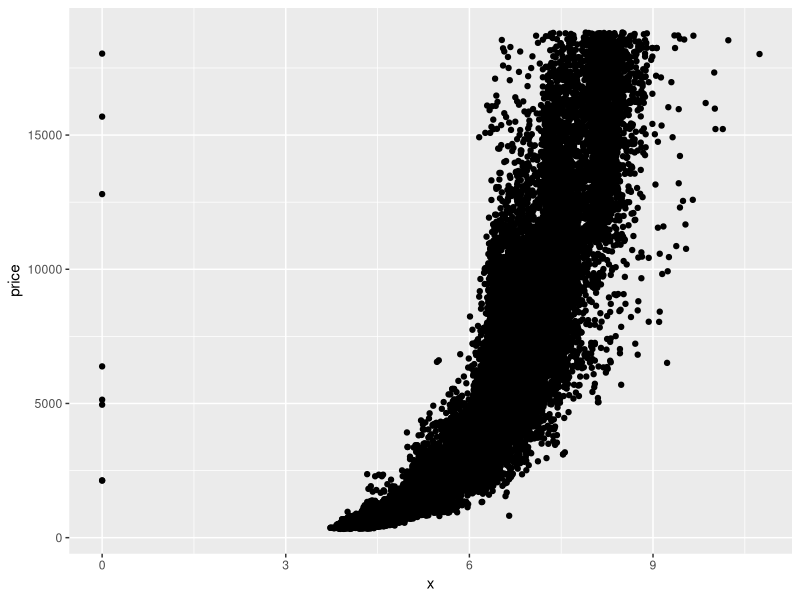
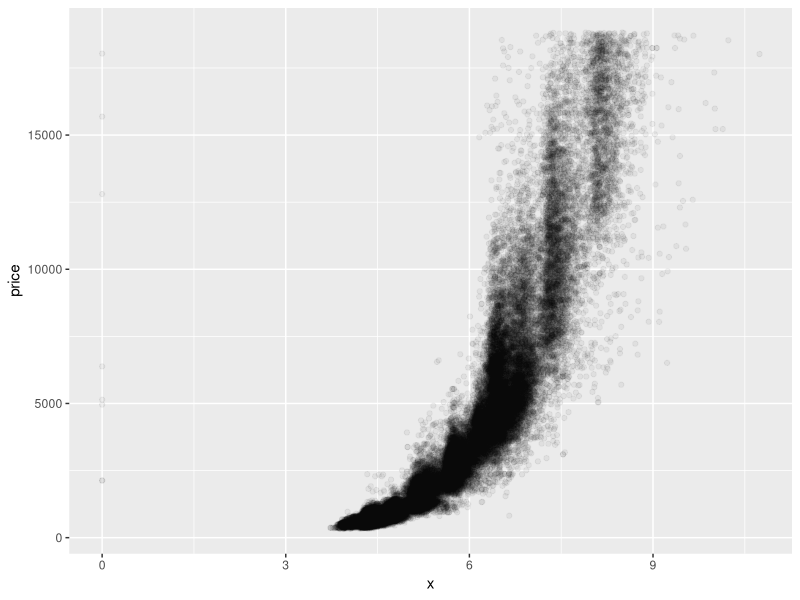
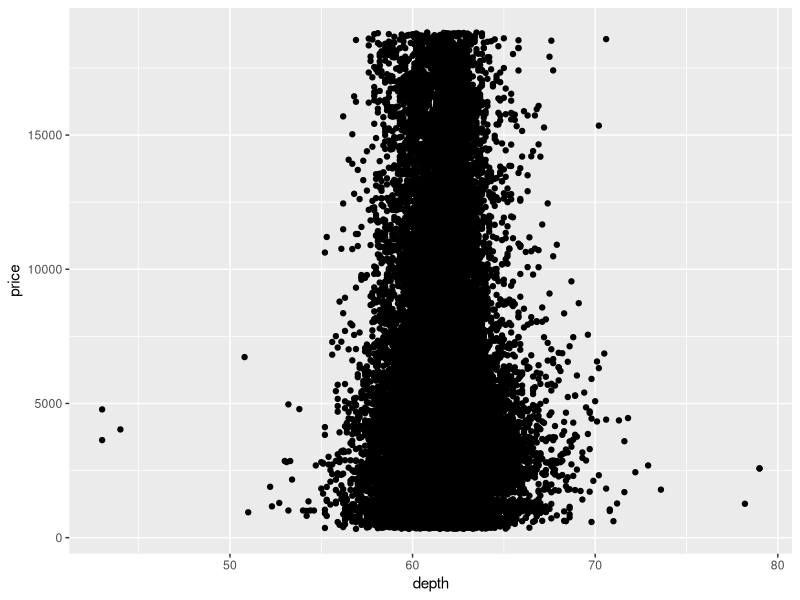
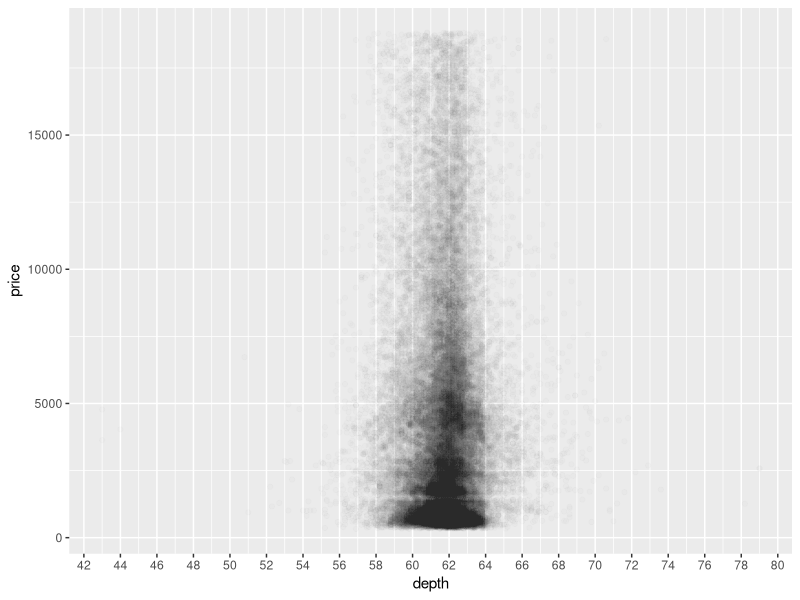
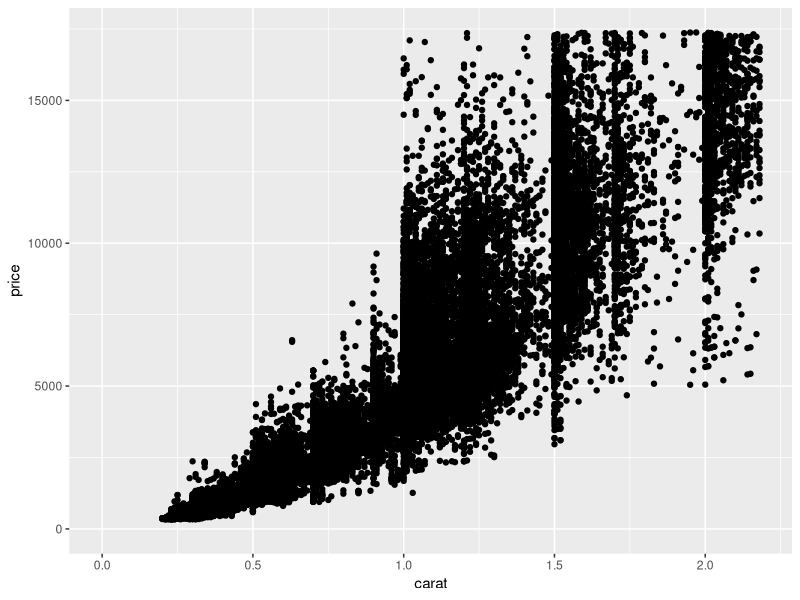
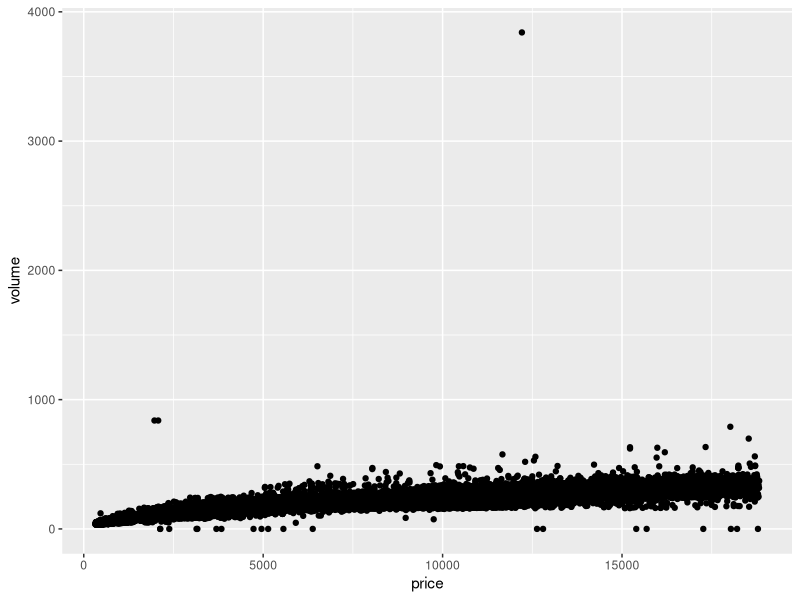
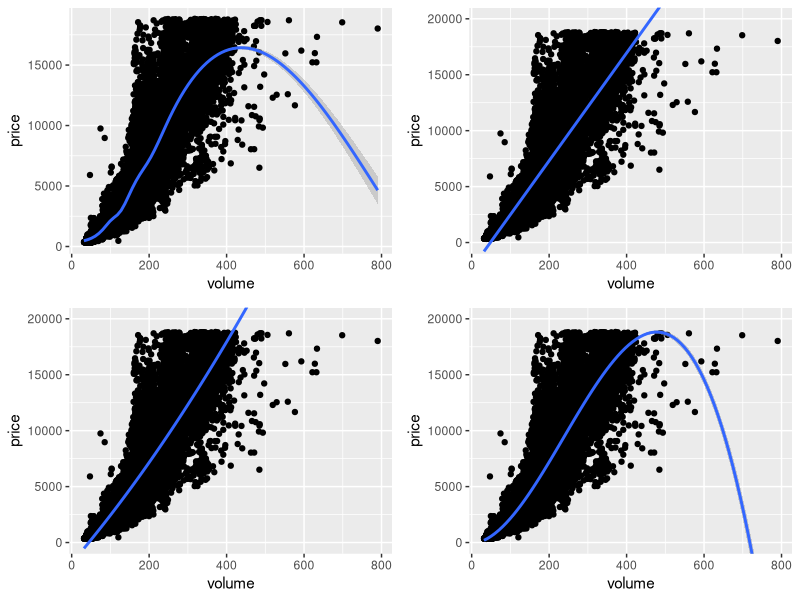
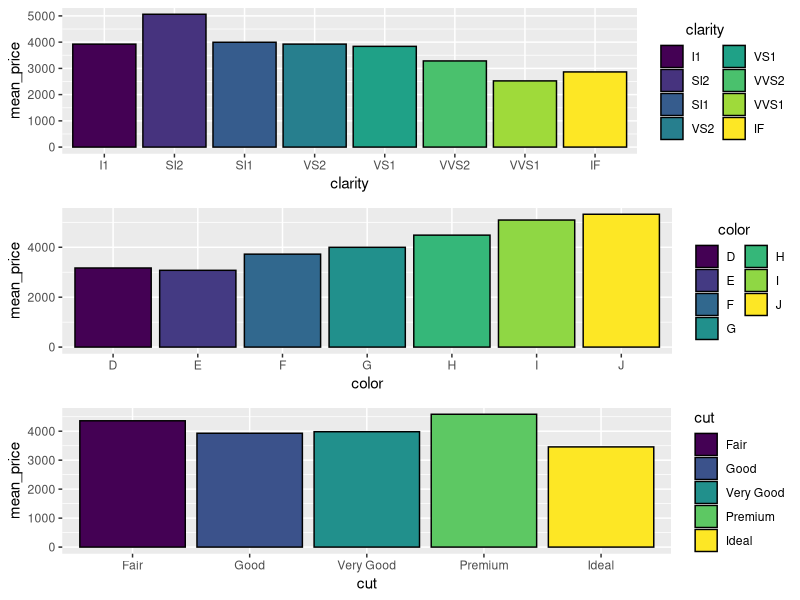

These charts were generated, in order, by the following R code:
## ---- chunk 1
library (tidyverse)
library(gridExtra)
## ---- chunk 2
data(diamonds)
head(diamonds)
## ---- chunk 3
ggplot(diamonds) +
  geom_point(mapping = aes(x = x, y = price))

ggplot(diamonds) +
  geom_point(mapping = aes(x = x, y = price), alpha = 0.05)
## ---- chunk 4
with(diamonds, cor.test( price, x, method = "pearson"))
with(diamonds, cor.test( price, y, method = "pearson"))
with(diamonds, cor.test( price, z, method = "pearson"))

## ---- chunk 5

ggplot(diamonds) +
  geom_point(mapping = aes (x = depth, y = price))


## ---- chunk 6
ggplot(diamonds) +
  geom_point(mapping = aes (x = depth, y = price), alpha = 0.01) + 
    scale_x_continuous(breaks = seq(0,100, by = 2))
## ---- chunk 7
with(diamonds, cor.test(price, depth, method = "pearson"))
## ---- chunk 8
ggplot(data = diamonds,aes(x = carat, y = price)) + 
  xlim(0,quantile (diamonds$carat,0.99)) +
  ylim(0,quantile (diamonds$price,0.99)) +
  geom_point()
## ---- chunk 9
diamonds$volume <- diamonds$x*diamonds$y*diamonds$z

head(diamonds,3)
ggplot(data = diamonds, aes(x = price, y = volume)) +
  geom_point()
## ---- chunk 10
with(subset(diamonds, (volume > 0) & (volume <= 800)),cor.test(volume,price))
## ---- chunk 11
p1 <- ggplot(data = subset(diamonds, (volume > 0) & (volume <= 800)),
       aes(x = volume, y = price)) +
  geom_point() 

# Default smoother
p2 <- p1 + geom_smooth()

# looking at a linear fit,
p3 <- p1 + stat_smooth(method = "lm", formula = y ~ x, size = 1) + coord_cartesian(ylim = c(0,20000))

# Looking at polynimoal functions of order 2
p4 <- p1 + stat_smooth(method = "lm", formula = y ~ poly(x, 2), size = 1) + coord_cartesian(ylim = c(0,20000))

# Looking at polynimoal functions of order 3
p5 <- p1 + stat_smooth(method = "lm", formula = y ~ poly(x, 3), size = 1) + coord_cartesian(ylim = c(0,20000))

grid.arrange(p2,p3,p4,p5,ncol =2)
## ---- chunk 12
diamondsByClarity <- diamonds %>%
  group_by(clarity) %>%
  summarise(mean_price = mean(price), 
            median_price = median(price), 
            min_price = min(price), 
            max_price = max(price), 
            n= n())
diamondsByClarity
## ---- chunk 13
diamonds_by_clarity <- group_by(diamonds, clarity)
diamonds_mp_by_clarity <- summarise(diamonds_by_clarity, mean_price = mean(price))

diamonds_by_color <- group_by(diamonds, color)
diamonds_mp_by_color <- summarise(diamonds_by_color, mean_price = mean(price))

diamonds_by_cut <- group_by(diamonds, cut)
diamonds_mp_by_cut <- summarise(diamonds_by_cut, mean_price = mean(price))

c1 <- ggplot(diamonds_mp_by_clarity, aes(x=clarity, y=mean_price, fill=clarity)) +
  geom_bar(stat = "identity", color = "black") +
  guides(fill = guide_legend(ncol=2, title.hjust=0.3))

c2 <- ggplot(diamonds_mp_by_color, aes(x=color, y=mean_price, fill=color)) +
  geom_bar(stat = "identity", color = "black") +
  guides(fill = guide_legend(ncol=2, title.hjust=0.4))


c3 <- ggplot(diamonds_mp_by_cut, aes(x = cut, y = mean_price, fill= cut)) +
  geom_bar(stat = "identity", color = "black") 
grid.arrange(c1, c2, c3)

